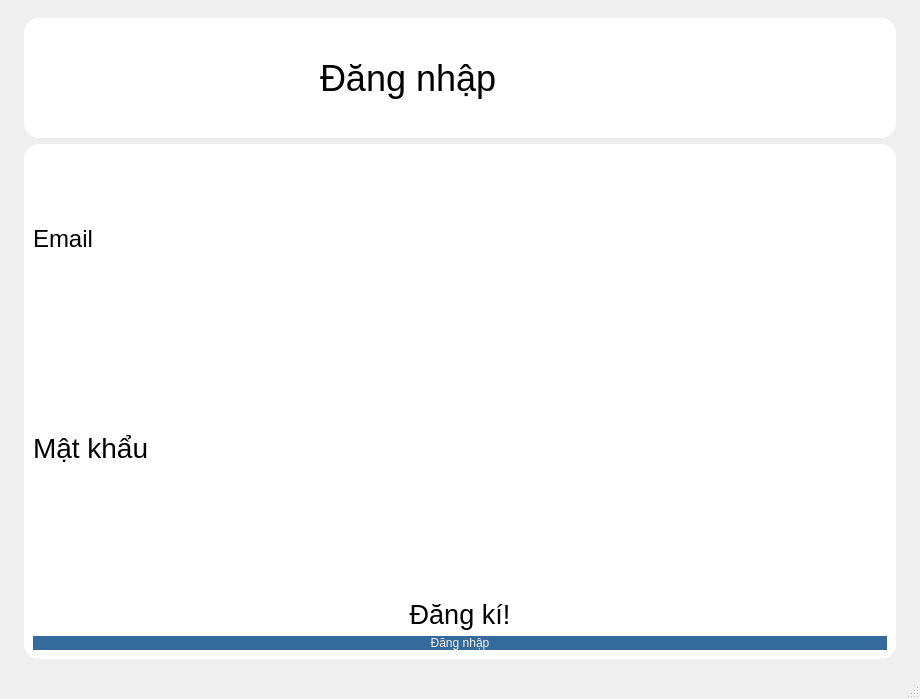
<?xml version="1.0" encoding="UTF-8"?>
<ui version="4.0">
 <class>MainWindow</class>
 <widget class="QMainWindow" name="MainWindow">
  <property name="geometry">
   <rect>
    <x>0</x>
    <y>0</y>
    <width>920</width>
    <height>699</height>
   </rect>
  </property>
  <property name="windowTitle">
   <string>MainWindow</string>
  </property>
  <widget class="QWidget" name="centralwidget">
   <layout class="QHBoxLayout" name="horizontalLayout">
    <item>
     <widget class="QWidget" name="widget" native="true">
      <property name="maximumSize">
       <size>
        <width>150</width>
        <height>16777215</height>
       </size>
      </property>
     </widget>
    </item>
    <item>
     <widget class="QWidget" name="widget_3" native="true">
      <property name="styleSheet">
       <string notr="true">background-color:grey;\nborder-radius: 15px;</string>
      </property>
      <layout class="QVBoxLayout" name="verticalLayout">
       <item>
        <widget class="QWidget" name="widget_4" native="true">
         <property name="maximumSize">
          <size>
           <width>16777215</width>
           <height>120</height>
          </size>
         </property>
         <property name="styleSheet">
          <string notr="true">background-color: white;
border-radius: 15px;</string>
         </property>
         <layout class="QHBoxLayout" name="horizontalLayout_2">
          <item>
           <widget class="QWidget" name="widget_6" native="true"/>
          </item>
          <item>
           <widget class="QLabel" name="label">
            <property name="font">
             <font>
              <pointsize>27</pointsize>
             </font>
            </property>
            <property name="styleSheet">
             <string notr="true">background-color: light blue;
border-radius: 15px;</string>
            </property>
            <property name="text">
             <string>Đăng nhập</string>
            </property>
           </widget>
          </item>
          <item>
           <widget class="QWidget" name="widget_7" native="true"/>
          </item>
         </layout>
        </widget>
       </item>
       <item>
        <widget class="QWidget" name="widget_5" native="true">
         <property name="styleSheet">
          <string notr="true">background-color: white;
border-radius: 15px;</string>
         </property>
         <layout class="QVBoxLayout" name="verticalLayout_2">
          <item>
           <widget class="QLabel" name="lblEmail">
            <property name="font">
             <font>
              <pointsize>18</pointsize>
             </font>
            </property>
            <property name="text">
             <string>Email</string>
            </property>
           </widget>
          </item>
          <item>
           <widget class="QLineEdit" name="txtEmail">
            <property name="font">
             <font>
              <pointsize>16</pointsize>
             </font>
            </property>
            <property name="styleSheet">
             <string notr="true">background-color: grey;\ncolor: #356A9C;\nfont: 12pt &quot;Segoe UI&quot;;\nborder-radius: 15px;\npadding-left: 5px;</string>
            </property>
           </widget>
          </item>
          <item>
           <widget class="QLabel" name="lblas">
            <property name="font">
             <font>
              <pointsize>21</pointsize>
             </font>
            </property>
            <property name="text">
             <string>Mật khẩu</string>
            </property>
           </widget>
          </item>
          <item>
           <widget class="QLineEdit" name="txtPassword">
            <property name="font">
             <font>
              <family>Bahnschrift</family>
              <pointsize>16</pointsize>
              <weight>75</weight>
              <italic>false</italic>
              <bold>true</bold>
              <strikeout>false</strikeout>
             </font>
            </property>
            <property name="styleSheet">
             <string notr="true">background-color: grey;\ncolor: #356A9C;\nfont: 12pt &quot;Segoe UI&quot;;\nborder-radius: 15px;\npadding-left: 5px;font: 600 16pt &quot;Bahnschrift&quot;;color: #F8F2EC;
</string>
            </property>
           </widget>
          </item>
          <item>
           <widget class="QLineEdit" name="lineEdit_2"/>
          </item>
          <item>
           <widget class="QPushButton" name="btn_register">
            <property name="font">
             <font>
              <pointsize>20</pointsize>
             </font>
            </property>
            <property name="text">
             <string>Đăng kí!</string>
            </property>
            <property name="iconSize">
             <size>
              <width>20</width>
              <height>20</height>
             </size>
            </property>
           </widget>
          </item>
          <item>
           <widget class="QPushButton" name="btn_login">
            <property name="styleSheet">
             <string notr="true">border-radius: 15px;
font: 600 16pt &quot;Bahnschrift&quot;;
background-color: #356a9c;
color: #F8F2EC;</string>
            </property>
            <property name="text">
             <string>Đăng nhập</string>
            </property>
           </widget>
          </item>
         </layout>
        </widget>
       </item>
      </layout>
     </widget>
    </item>
    <item>
     <widget class="QWidget" name="widget_2" native="true">
      <property name="maximumSize">
       <size>
        <width>150</width>
        <height>16777215</height>
       </size>
      </property>
     </widget>
    </item>
   </layout>
  </widget>
  <widget class="QMenuBar" name="menubar">
   <property name="geometry">
    <rect>
     <x>0</x>
     <y>0</y>
     <width>920</width>
     <height>26</height>
    </rect>
   </property>
  </widget>
  <widget class="QStatusBar" name="statusbar"/>
 </widget>
 <resources/>
 <connections/>
</ui>
